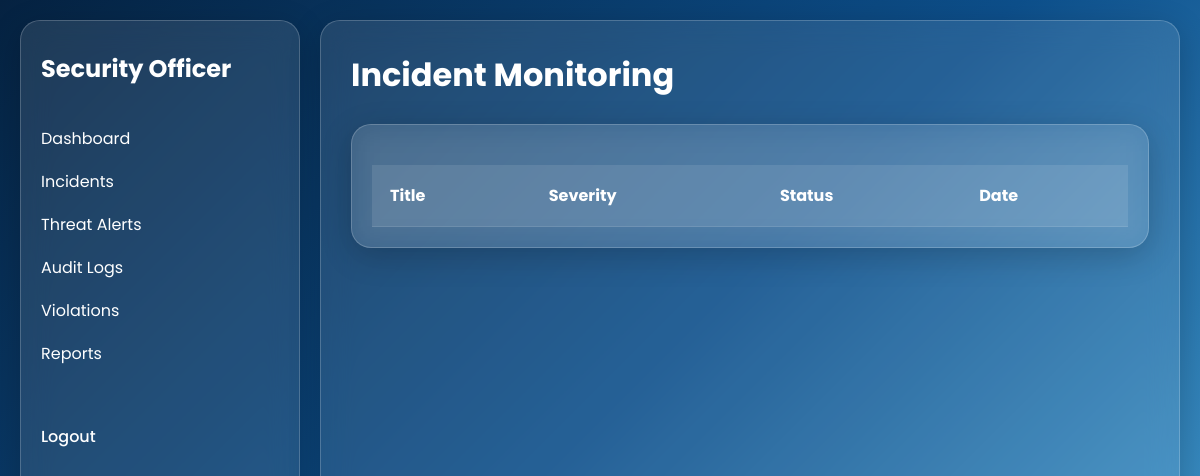
The page /security/incidents.php on the database as committed earlier.
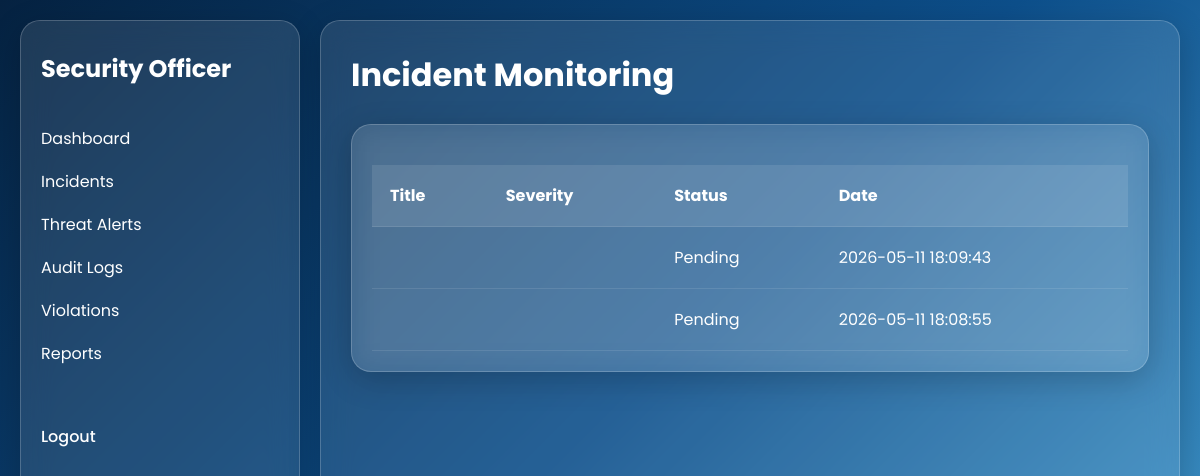
The same page on the database as committed later.
### tables this page shows
CREATE TABLE `incident_reports` (
  `id` int(11) NOT NULL,
  `user_id` int(11) DEFAULT NULL,
  `title` varchar(255) DEFAULT NULL,
  `description` text DEFAULT NULL,
  `severity` varchar(50) DEFAULT NULL,
  `status` varchar(50) DEFAULT NULL,
  `proof_image` varchar(255) DEFAULT NULL,
  `date_reported` timestamp NOT NULL DEFAULT current_timestamp()
);

### security/incidents.php (the view)
<?php
include(__DIR__ . '/../config/connect.php');
$incidents = mysqli_query($conn, "SELECT * FROM incident_reports ORDER BY date_reported DESC");
?>
<link rel="stylesheet" href="../css/style.css">
<div class="container dashboard">
    <?php include(__DIR__ . '/../includes/security-sidebar.php'); ?>
    <div class="main-content glass">
        <h1>Incident Monitoring</h1>
        <div class="glass" style="padding:20px;margin-top:20px;">
            <div class="table-container">
                <table>
                    <tr>
                        <th>Title</th>
                        <th>Severity</th>
                        <th>Status</th>
                        <th>Date</th>
                    </tr>
                    <?php while ($i = mysqli_fetch_assoc($incidents)) { ?>
                        <tr>
                            <td><?php echo $i['title']; ?></td>
                            <td><?php echo $i['severity']; ?></td>
                            <td><?php echo $i['status']; ?></td>
                            <td><?php echo $i['date_reported']; ?></td>
                        </tr>
                    <?php } ?>
                </table>
            </div>
        </div>
    </div>

Rows that differ between the two databases and show on the page:
added incident_reports: status "Pending", date_reported "2026-05-11 18:09:43"
added incident_reports: status "Pending", date_reported "2026-05-11 18:08:55"
